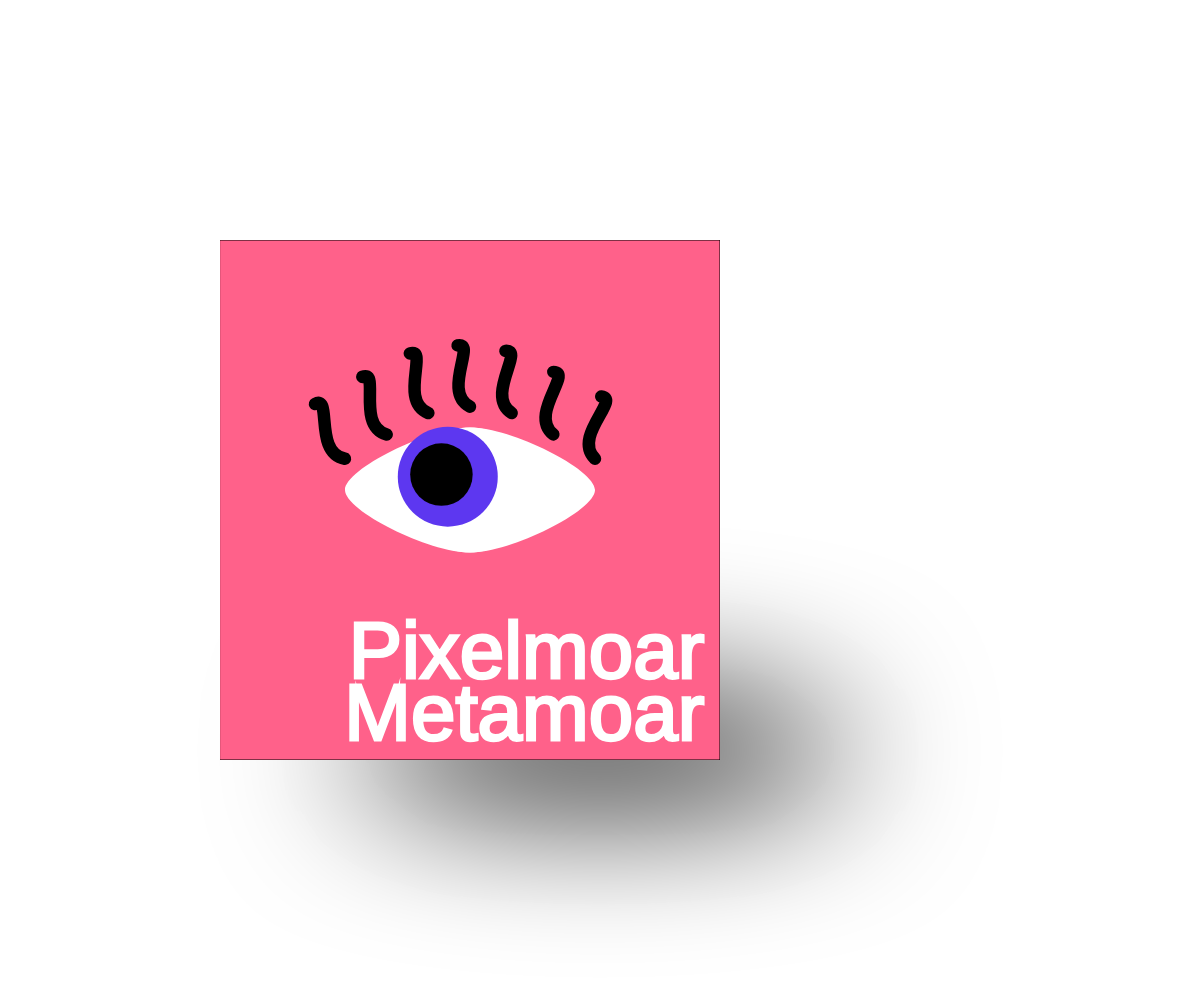
Frame 1 (no input)
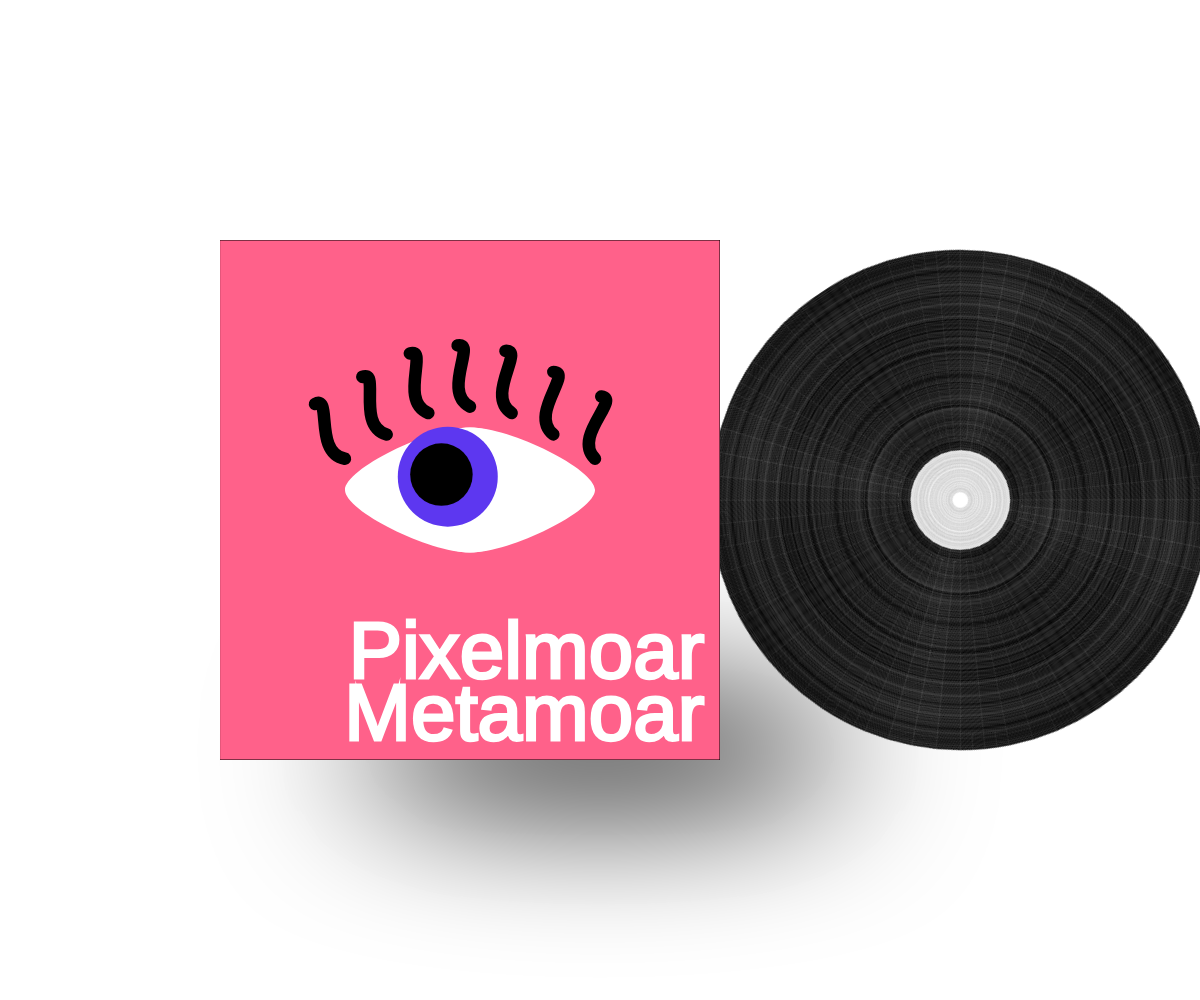
Frame 60 (no input)
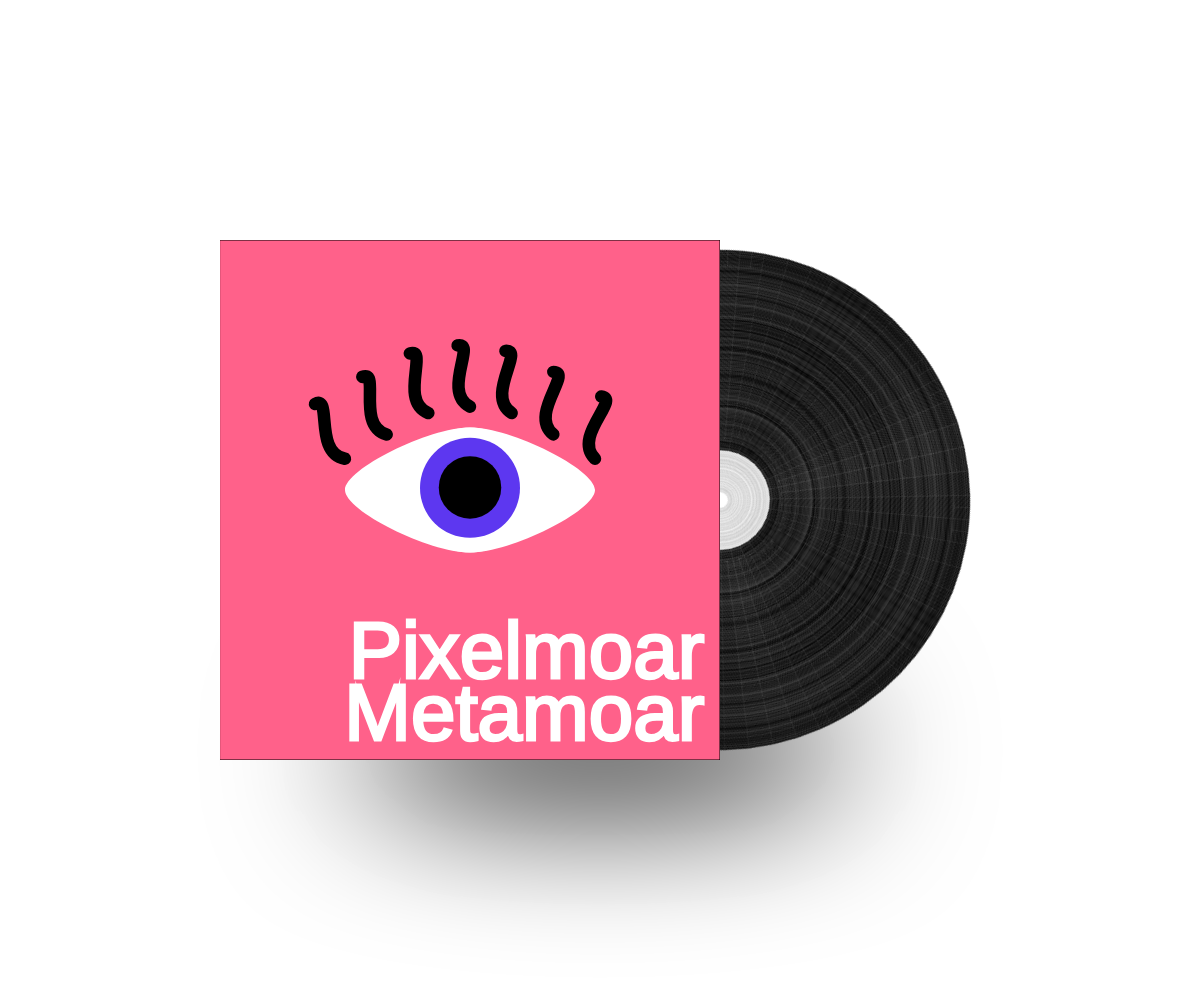
Frame 120 (the mouse pressed at the canvas centre since frame 60)

The p5.js sketch that drew these frames (run headless with seeded random() and noise() and a simulated clock; from frame 60 on, the mouse is pressed at the canvas centre):

// p5.js sketch
// ── sketch.js



//     Check it right now : https://twitter.com/Metamoar










let m,bk,stuff;
let t=0;
let col=['#ff628c', '#FF9D00', '#fad000', '#2ca300', '#2EC4B6', '#5D37F0'];

function setup() {
  createCanvas(windowWidth,windowHeight);
  m=min(width,height);
  
  vinyl=createGraphics(width/2+10,height/2+10);
  vinyl.noFill();
  vinyl.translate(width/4,height/4);
  for (var r=m/60;r<m/2;r++){
    if (r<m/10) vinyl.stroke(random(200,240));
    else vinyl.stroke(random(50));
    vinyl.circle(0,0,r);
  }
  
  bk=createGraphics(width,height);
  bk.drawingContext.shadowOffsetY = height*0.75;
  bk.drawingContext.shadowBlur = 150;
  bk.drawingContext.shadowColor = 'black';
  bk.stroke(255);
  bk.fill(255);
  bk.background(255);
  bk.ellipse(width/2,0,500,100);
  
  col=random(col);
}

function draw() {
  /// Pre Draw
  push();image(bk,0,0);
  translate(width*1.6-width*easeOutSine(min(1,t)),height/2);
  rotate(max(-t,-1));
  image(vinyl,-width/4,-height/4);
  t+=0.01;pop();
  
  /// Real Draw B)
  translate(width*0.6-m/2,height/2-m/4);
  noStroke();
  stuff=createGraphics(m/2,m/2+20)
  stuff.fill(255,97,138);
  stuff.rect(0,0,m/2,m/2+20);
  stuff.fill(255);
  stuff.noStroke();
  stuff.push();
  stuff.translate(m/4,m/4);
  stuff.beginShape();
  stuff.curveVertex(-m/8,0);
  stuff.curveVertex(-m/8,0);
  stuff.curveVertex(0,-m/16);
  stuff.curveVertex(m/8,0);
  stuff.curveVertex(0,m/16);
  stuff.curveVertex(-m/8,0);
  stuff.curveVertex(-m/8,0);
  stuff.endShape();
  stuff.beginShape();
  stuff.curveVertex(m/8,0);
  stuff.curveVertex(m/8,0);
  stuff.curveVertex(0,-m/16);
  stuff.curveVertex(-m/8,0);
  stuff.curveVertex(0,m/16);
  stuff.curveVertex(m/8,0);
  stuff.curveVertex(m/8,0);
  stuff.endShape();
  stuff.fill(col);
  stuff.circle(map(mouseX,0,width,-m/45,m/45),map(mouseY,0,width,-m/75,m/75),m/10);
  stuff.fill(0);
  stuff.circle(map(mouseX,0,width,-m/35,m/35),map(mouseY,0,width,-m/65,m/65),m/16);
  stuff.noFill();
  stuff.stroke(0);
  stuff.strokeWeight(10*(m/800));
  stuff.push();stuff.translate(-m/8,-m/32);stuff.rotate(-0.5);stuff.bezier(0,0,-m/40,-m/50,m/50,-m/16,0,-m/16);stuff.pop();
  stuff.push();stuff.translate(-m/12,-m/18);stuff.rotate(-0.4);stuff.bezier(0,0,-m/40,-m/50,m/50,-m/16,0,-m/16);stuff.pop();
  stuff.push();stuff.translate(-m/24,-m/13);stuff.rotate(-0.3);stuff.bezier(0,0,-m/40,-m/50,m/50,-m/16,0,-m/16);stuff.pop();
  stuff.push();stuff.translate(0,-m/12);stuff.rotate(-0.2);stuff.bezier(0,0,-m/40,-m/50,m/50,-m/16,0,-m/16);stuff.pop();
  stuff.push();stuff.translate(m/8,-m/32);stuff.rotate(0.1);stuff.bezier(0,0,-m/40,-m/50,m/50,-m/16,0,-m/16);stuff.pop();
  stuff.push();stuff.translate(m/12,-m/18);stuff.rotate(0);stuff.bezier(0,0,-m/40,-m/50,m/50,-m/16,0,-m/16);stuff.pop();
  stuff.push();stuff.translate(m/24,-m/13);stuff.rotate(-0.1);stuff.bezier(0,0,-m/40,-m/50,m/50,-m/16,0,-m/16);stuff.pop();
  stuff.pop();
  
  stuff.stroke(255);
  stuff.strokeWeight(3);
  stuff.fill(255);
  stuff.textAlign(RIGHT);
  stuff.textSize(64*(m/800));
  stuff.text('Pixelmoar',m/2-m/64,m/2-m/16);
  stuff.text('Metamoar',m/2-m/64,m/2);
  image(stuff,0,-10);
}


function easeOutSine(x) {
  return sin((x * PI) / 2);
}
